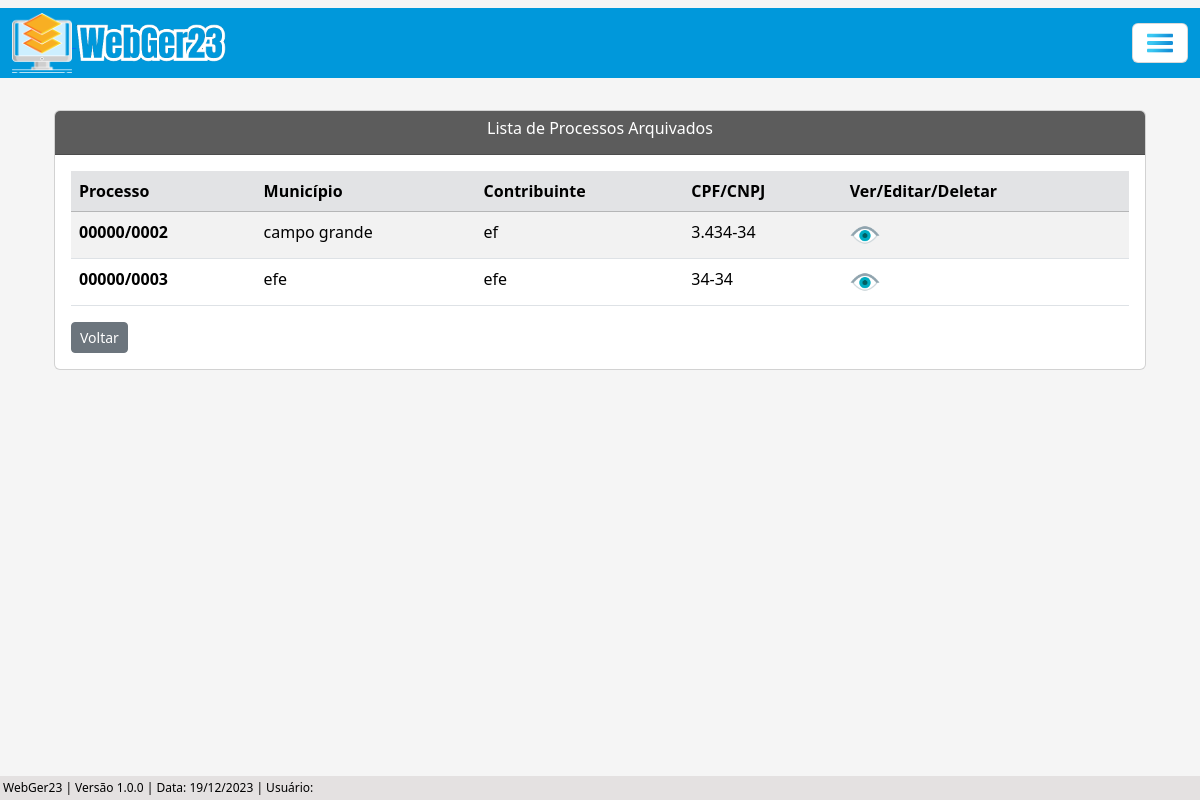
The page /listar/processo-adm-arquivado/ on the database as committed earlier.
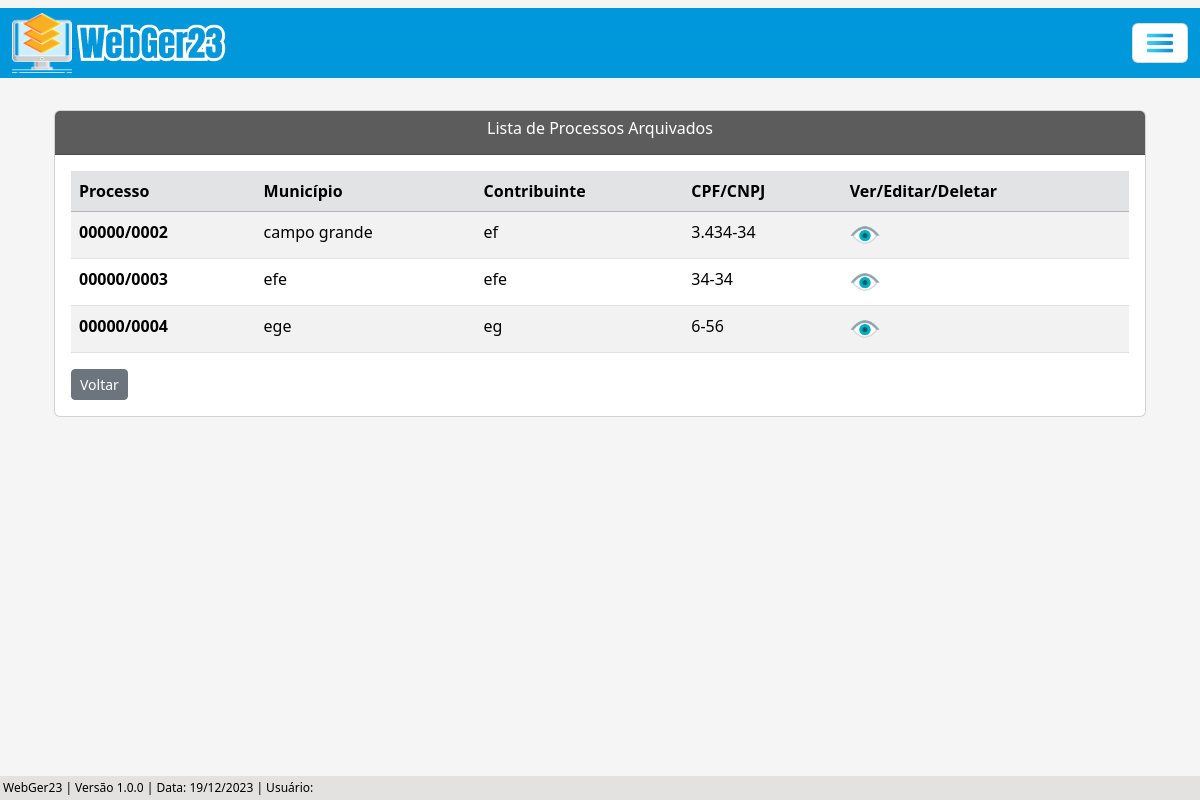
The same page on the database as committed later.
### processo/models.py (models this page shows, shortened)
class Base(models.Model): # Classe base, será herdada pelas outras classes - HERANÇA
    data_criacao = models.DateTimeField('data_criação', auto_now_add=True)
    usuario_criador = models.ForeignKey(get_user_model(), verbose_name='Usuário Criador', on_delete=models.SET_NULL, null=True)
    data_alteracao = models.DateTimeField('Alterado', auto_now=True)
    ativo = models.BooleanField('Ativo', default=True) # Ativo: 1 (True), Inativo: 0 (False)
    class Meta:  # Classe abstrata, não será instânciada.
        abstract = True

class ProcessoAdm(Base):
    tipo_pessoas = (
        ('Física', 'Física'), ('Jurídica', 'Jurídica'),
    )
    numero = models.CharField(unique=True, verbose_name='N°', max_length=10) # Número do processo
    municipio = models.CharField(max_length=50, verbose_name='Município') # Município
    uf = models.CharField(max_length=2) # UF
    data_inicial = models.DateField(blank=True, null=True) # Data Inicial do Período do processo
    data_final = models.DateField(blank=True, null=True) # Data final do Período do processo
    data_div_ativa = models.DateField(blank=True, null=True) # Data dívida ativa
    valor_atributo = models.CharField(max_length=14, blank=True, null=True)  # Valor do atributo
    valor_multa = models.CharField(max_length=14, blank=True, null=True) # Valor da multa
    valor_credito = models.CharField(max_length=14, blank=True, null=True) # Valor do crédito
    valor_atualizado = models.CharField(max_length=14, blank=True, null=True) # Valor do atualizado
    data_valor_atualizado = models.DateField(blank=True, null=True) # Data valor atualizado
    nome_contribuinte = models.CharField(max_length=50)  # Nome / Razão Social
    tipo_pessoa = models.CharField(max_length=50, choices=tipo_pessoas) # Física / Jurídica # Utiliza choices(escolhas) para selecionar o tipo de pessoas
    documento = models.CharField(max_length=20, verbose_name='CPF/CNPJ', unique=True) # CPF / CNPJ
    nome_fantasia = models.CharField(max_length=50, blank=True, null=True) # Nome Fantasia
    email = models.EmailField(max_length=50, blank=True, null=True) # E-mail
    endereco = models.CharField(max_length=150) # Rua
    complemento = models.CharField(max_length=50, blank=True, null=True) # Complemento
    municipio_contribuinte = models.CharField(max_length=50, blank=True, null=True) # Município Contribuinte
    uf_contribuinte = models.CharField(max_length=2, verbose_name='UF', blank=True, null=True) # UF Contribuinte
    cep = models.CharField(max_length=10, blank=True, null=True) # CEP
    telefone = models.CharField(max_length=20, blank=True, null=True) # Telefone
    celular = models.CharField(max_length=20, blank=True, null=True) # Celular

### processo/views.py (the view)
# urls.py: path('listar/processo-adm-arquivado/', ProcessoAdmArquivadoList.as_view(), name='proc-adm-arquivado-list'),
class ProcessoAdmArquivadoList(ListView):
    model = ProcessoAdm
    template_name = 'processos/lists/processo_adm_arquivado_list.html'
    def get_queryset(self):
        return ProcessoAdm.objects.filter(ativo=False)

### processo/templates/processos/lists/processo_adm_arquivado_list.html (shortened to what this page needs)
{% extends 'index.html' %}
{% load static %}
{% block conteudo %}
    <div class="container p-4">
        <div class="card-body">
            <div class="card">
                <div class="card-header text-white" style="background-color: #5c5c5c;; text-align: center;">
                <h6>Lista de Processos Arquivados</h6>
                </div>
                <div class="card-body">
                    <div class="table-responsive">
                        <table class="table table-striped" id="tabela-listar">
                            <thead>
                                <tr class="table-secondary">
                                    <th>Processo</th>
                                    <th>Município</th>
                                    <th>Contribuinte</th>
                                    <th>CPF/CNPJ</th>
                                    <th>Ver/Editar/Deletar</th>
                                </tr>
                            </thead>
                            <tbody>
                                {% for processo in object_list %}
                                <tr>
                                    <td><b>{{ processo.numero }}</b></td>
                                    <td>{{ processo.municipio }}</td>
                                    <td>{{ processo.nome_contribuinte }}</td>
                                    <td>{{ processo.documento }}</td>
                                        <td>
                                            <a href="{% url 'proc-adm-arquivado-view' processo.pk %}"><img src="{% static 'img/olho3.png' %}" width="30"></i></a>
                                        </td>
                                </tr>
                                {% endfor %}
                            </tbody>
                        </table>
                        <a href="{% url 'proc-adm-list' %}" class="btn btn-secondary btn-sm">Voltar</a>
                    </div>
                </div>
            </div>
        </div>
    </div>
    <br>
    {% endblock %}

Rows that differ between the two databases and show on the page:
now on this page (row edited): ProcessoAdm: numero "00000/0004", municipio "ege", nome_contribuinte "eg", documento "6-56"
